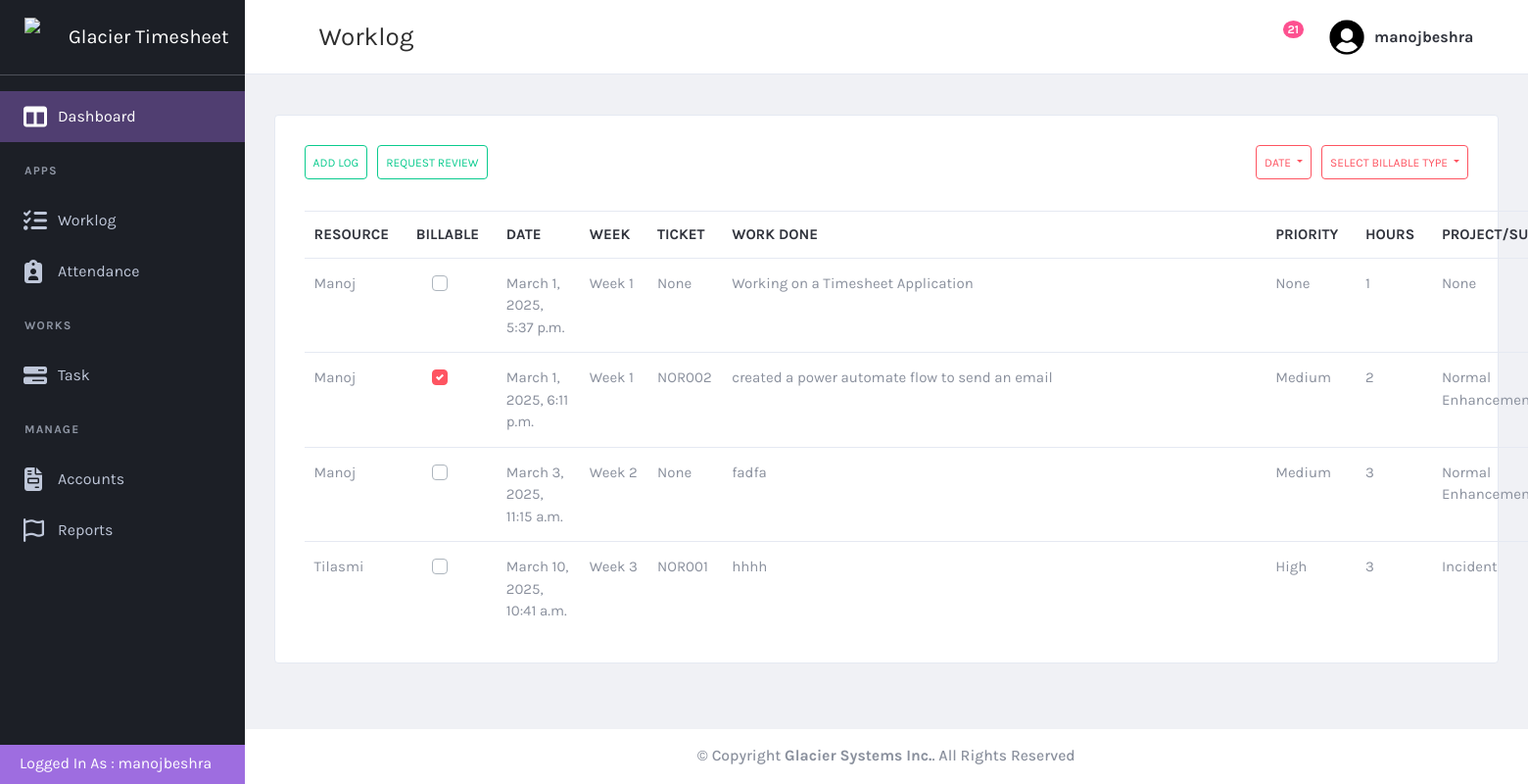
Screenshot of /worklog/worklog/ (signed in) with the database file from the repository.
### worklog/models.py (models this page shows, shortened)
class worklog(models.Model):
    user = models.ForeignKey(User, on_delete=models.SET_NULL, null=True, blank=True)
    date = models.DateTimeField(null=True, blank=True)
    workdone = models.CharField(max_length=200, null=True, blank=True)
    project_support = models.ForeignKey(ticket_type, on_delete=models.CASCADE, null=True, blank=True, related_name="worklog_project_support")
    ticket = models.ForeignKey(ticket, on_delete=models.CASCADE, null=True, blank=True, related_name="worklog_ticket")
    hours = models.IntegerField(null=True, blank=True)
    billable = models.BooleanField(null=True, blank=True)
    note = models.CharField(max_length=200, null=True, blank=True)
    priority = models.ForeignKey(priority_type, on_delete=models.CASCADE, null=True, blank=True)
    category = models.CharField(max_length=100, blank=True)
    week = models.CharField(max_length=100, blank=True)

### task/models.py (models this page shows, shortened)
class ticket(models.Model):
    ticket_id = models.CharField(max_length = 200, null = False)
    ticket_title = models.CharField(max_length=200, null=False)
    customer = models.ForeignKey(customer, on_delete=models.CASCADE, null=True)
    ticket_type = models.ForeignKey(ticket_type, on_delete=models.CASCADE, null=True)
    date_opened = models.DateTimeField(null=True)
    priority = models.ForeignKey(priority_type, on_delete=models.CASCADE, null = True)
    assigned_to = models.ManyToManyField(User, related_name="assigned_tickets")  # Allow multiple users
    last_updated = models.DateTimeField(null=True)
    last_updated_by = models.ForeignKey(User, on_delete=models.CASCADE, null = True, related_name="last_updated_by")
    state = models.ForeignKey(state, on_delete=models.CASCADE, null=True)
    operational_notes = models.CharField(max_length=200, null=True)
    closed_date = models.DateTimeField(null=True)
    solution = models.TextField(max_length=500 )
    project = models.ForeignKey(project, on_delete=models.CASCADE, null=True)

class priority_type(models.Model):
   priority_name = models.CharField(max_length=100)

class ticket_type(models.Model):
  name = models.CharField(max_length=100, null = True)
  def __str__(self):
    return f"{self.name}"

### worklog/views.py (the view)
# urls.py: path('worklog/', views.worklog_list, name='worklog'),
@login_required
def worklog_list(request):
    worklogs = worklog.objects.all()
    priority = priority_type.objects.all()
    users = User.objects.all()
    tickets = ticket.objects.all()
    tickettype = ticket_type.objects.all()
    return render(request, 'worklog.html', {
        'worklogs': worklogs,
        'priority': priority,
        'tickets': tickets,
        'users': users,
        'tickettype': tickettype,
    })

### worklog/templates/worklog.html (shortened to what this page needs)
{% extends "base.html" %}
{% load static %}
{% block page-title %}Worklog{% endblock page-title %}
{% block content %}
    <div class="content-wrapper">
        <div class="content">
            <div class="card card-default">
                <div class="card-header">
                    <div class="d-flex justify-content-start " style="gap: 10px;">
                    <button type="button" id = "addlog" class="btn btn-outline-success small-btn" data-toggle="modal" data-target="#AddLogForm" {% if request.user.is_staff %}hidden{% endif %}>
                        Add Log
                    </button>
                    <button type="button" id = "requestreview" class="btn btn-outline-success small-btn" data-toggle="modal" data-target="#RequestReviewForm" >
                        Request Review
                    </button>
                    </div>
                    <div class="d-flex justify-content-end " style="gap: 10px;">
                        <div class="btn-group " role="group" aria-label="Basic example" >
                            <button type="button" id = "date" class="btn btn-outline-danger dropdown-toggle small-btn " id="userbtnGroupDrop" data-toggle="dropdown" aria-haspopup="true" aria-expanded="false">
                                Date
                            </button>
                        </div>
                        <div class="btn-group " role="group" aria-label="Basic example" >
                            <button type="button" id = "date" class="btn btn-outline-danger dropdown-toggle small-btn " id="userbtnGroupDrop" data-toggle="dropdown" aria-haspopup="true" aria-expanded="false">
                                {% if billable_status == "billable" %}
                                    Billable
                                {% elif billable_status == "non-billable" %}
                                    Non Billable
                                {% else %}
                                    Select Billable Type
                                {% endif %}
                            </button>
                        </div>
                    </div>
                </div>
                <div class="card-body">
                    <table id="productsTable" class="table table-hover table-product" style="width:100%">
                    <thead>
                      <tr class="column">
                          <th>Resource&nbsp&nbsp</th>
                          <th>Billable&nbsp&nbsp</th>
                          <th class="date-header">Date&nbsp;&nbsp;</th>
                          <th>Week&nbsp&nbsp</th>
                          <th>Ticket&nbsp&nbsp</th>
                          <th class="title-column">Work Done</th>
                          <th>Priority&nbsp&nbsp</th>
                          <th>Hours&nbsp&nbsp</th>
                          <th>Project/Support&nbsp;&nbsp;&nbsp;&nbsp;</th>
                      </tr>
                    </thead>
                    <tbody>
                        {% for log in worklogs %}
                        <tr>
                            <td>{{ log.user.first_name }}</td>
                            <td align="center">
                                <div class="custom-control custom-checkbox checkbox-danger d-inline-block mr-3 mb-3">
                                </div>
                            </td>
                            <td>{{ log.date }}</td>
                            <td>{{ log.week }}</td>
                            <td>
                                {% if log.ticket %}
                                    {{ log.ticket.ticket_id }}
                                {% else %}
                                    None
                                {% endif %}
                            </td>
                            <td>{{ log.workdone }}</td>
                            <td>
                                {% if log.priority %}
                                    {{ log.priority.priority_name }}
                                {% else %}
                                    None
                                {% endif %}
                            </td>
                            <td>{{ log.hours }}</td>
                            <td>{{ log.project_support}}</td>
                        </tr>
                        {% endfor %}
                    </tbody>
                  </table>
                </div>
            </div>
        </div>
    </div>
{% endblock  %}

### templates/base.html (shortened to what this page needs)
{% load static %}
<!DOCTYPE html>
<html lang="en" dir="ltr">
  <head>
    <link href="{% static 'plugins/material/css/materialdesignicons.min.css' %}" rel="stylesheet" />
    <link href="{% static 'plugins/simplebar/simplebar.css' %}" rel="stylesheet" />
    <link href="{% static 'plugins/nprogress/nprogress.css' %}" rel="stylesheet" />
    <link href="{% static 'plugins/DataTables/DataTables-1.10.18/css/jquery.dataTables.min.css' %}" rel="stylesheet" />
    <link href="{% static 'plugins/jvectormap/jquery-jvectormap-2.0.3.css' %}" rel="stylesheet" />
    <link href="{% static 'plugins/daterangepicker/daterangepicker.css' %}" rel="stylesheet" />
    <link href="https://cdn.quilljs.com/1.3.6/quill.snow.css" rel="stylesheet">
    <link href="{% static 'plugins/toaster/toastr.min.css' %}" rel="stylesheet" />
    <link href="{% static 'plugins/prism/prism.css' %}" rel="stylesheet" />
    <link href="{% static 'plugins/select2/css/select2.min.css' %}" rel="stylesheet" />
    <link id="main-css-href" rel="stylesheet" href="{% static 'css/style.css' %}" />
  </head>
  <body class="navbar-fixed sidebar-fixed" id="body">
    <div class="wrapper">
      <aside class="left-sidebar sidebar-dark" id="left-sidebar">
        <div id="sidebar" class="sidebar sidebar-with-footer">
          <div class="app-brand">
            <a href="{% url 'dashboard' %}">
              <img src="{% static 'images/glacierlogo.png' %}" alt="Mono" height = 40px width = 40px >
              <span class="brand-name">Glacier Timesheet</span>
            </a>
          </div>
          <div class="sidebar-left" data-simplebar style="height: 100%;">
            <ul class="nav sidebar-inner" id="sidebar-menu">
                <li
                  class="active"
                  >
                  <a class="sidenav-item-link" href="{% url 'dashboard' %}">
                    <i class="fa-solid fa-table-columns"></i>
                    <span class="nav-text">Dashboard</span>
                  </a>
                </li>
                <li class="section-title">
                  Apps
                </li>
                <li
                  >
                  <a class="sidenav-item-link" href="{% url 'worklog' %}">
                    <i class="fa-solid fa-list-check"></i>
                    <span class="nav-text">Worklog</span>
                  </a>
                </li>
                <li  class="has-sub" >
                  <a class="sidenav-item-link" href="javascript:void(0)" data-toggle="collapse" data-target="#attendance"
                    aria-expanded="false" aria-controls="email">
                    <i class="fa-solid fa-clipboard-user"></i>
                    <span class="nav-text">Attendance</span> <b class="caret"></b>
                  </a>
                </li>
                <li class="section-title">
                  Works
                </li>
                <li  class="has-sub" >
                  <a class="sidenav-item-link" href="javascript:void(0)" data-toggle="collapse" data-target="#task"
                    aria-expanded="false" aria-controls="email">
                    <i class="fa-solid fa-bars-progress"></i>
                    <span class="nav-text">Task</span> <b class="caret"></b>
                  </a>
                </li>
                <li class="section-title">
                  Manage
                </li>
                <li  class="has-sub" >
                  <a class="sidenav-item-link" href="javascript:void(0)" data-toggle="collapse" data-target="#accounts"
                    aria-expanded="false" aria-controls="email">
                    <i class="fa-solid fa-file-invoice"></i>
                    <span class="nav-text">Accounts</span> <b class="caret"></b>
                  </a>
                </li>
                <li  class="has-sub" >
                  <a class="sidenav-item-link" href="javascript:void(0)" data-toggle="collapse" data-target="#reports"
                    aria-expanded="false" aria-controls="email">
                    <i class="fa-regular fa-flag"></i>
                    <span class="nav-text">Reports</span> <b class="caret"></b>
                  </a>
                </li>
              </ul>
          </div>
            <div class="sidebar-footer  " >
              <div class="sidebar-footer-content d-flex align-items-center p-4" style="height: 40px; ">
                  <p style="color:white;">Logged In As : {{user.username}}</P>
              </div>
            </div>
        </div>
      </aside>
      <div class="page-wrapper">
        <header class="main-header" id="header">
          <nav class="navbar navbar-expand-lg navbar-light" id="navbar">
            <button id="sidebar-toggler" class="sidebar-toggle">
            </button>
            <span class="page-title">{% block page-title %}Dashboard{% endblock page-title %}</span>
            <div class="navbar-right ">
              <ul class="nav navbar-nav">
                <li class="custom-dropdown">
                  <button class="notify-toggler custom-dropdown-toggler">
                    <i class="mdi mdi-bell-outline icon"></i>
                    <span class="badge badge-xs rounded-circle">21</span>
                  </button>
                </li>
                <li class="dropdown user-menu">
                  <button class="dropdown-toggle nav-link" data-toggle="dropdown">
                    <img src="{% static 'images/usericon.png' %}" class="user-image rounded-circle" alt="User Image" />
                    <span class="d-none d-lg-inline-block">{{user.username}}</span>
                  </button>
                </li>
              </ul>
            </div>
          </nav>
        </header>
        {% block content %}
        {% endblock %}
        <footer class="footer mt-auto">
          <div class="copyright bg-white d-flex align-items-center justify-content-center">
            <p>
              &copy; Copyright <strong><span>Glacier Systems Inc.</span></strong>. All Rights Reserved
            </p>
          </div>
        </footer>
      </div>
    </div>
  </body>
</html>

### rows the page displays
worklog: user.first_name "Manoj", date "March 1, 2025, 5:37 p.m.", week "Week 1", shows "None", workdone "Working on a Timesheet Application", hours "1", project_support "None"
worklog: user.first_name "Manoj", date "March 1, 2025, 6:11 p.m.", week "Week 1", ticket.ticket_id "NOR002", workdone "created a power automate flow to send an email", priority.priority_name "Medium", hours "2", project_support "Normal…"
worklog: user.first_name "Manoj", date "March 3, 2025, 11:15 a.m.", week "Week 2", shows "None", workdone "fadfa", priority.priority_name "Medium", hours "3", project_support "Normal…"
worklog: user.first_name "Tilasmi", date "March 10, 2025, 10:41 a.m.", week "Week 3", ticket.ticket_id "NOR001", workdone "hhhh", priority.priority_name "High", hours "3", project_support "Incident"

### other values shown
{{ user.username }} "manojbeshra"
